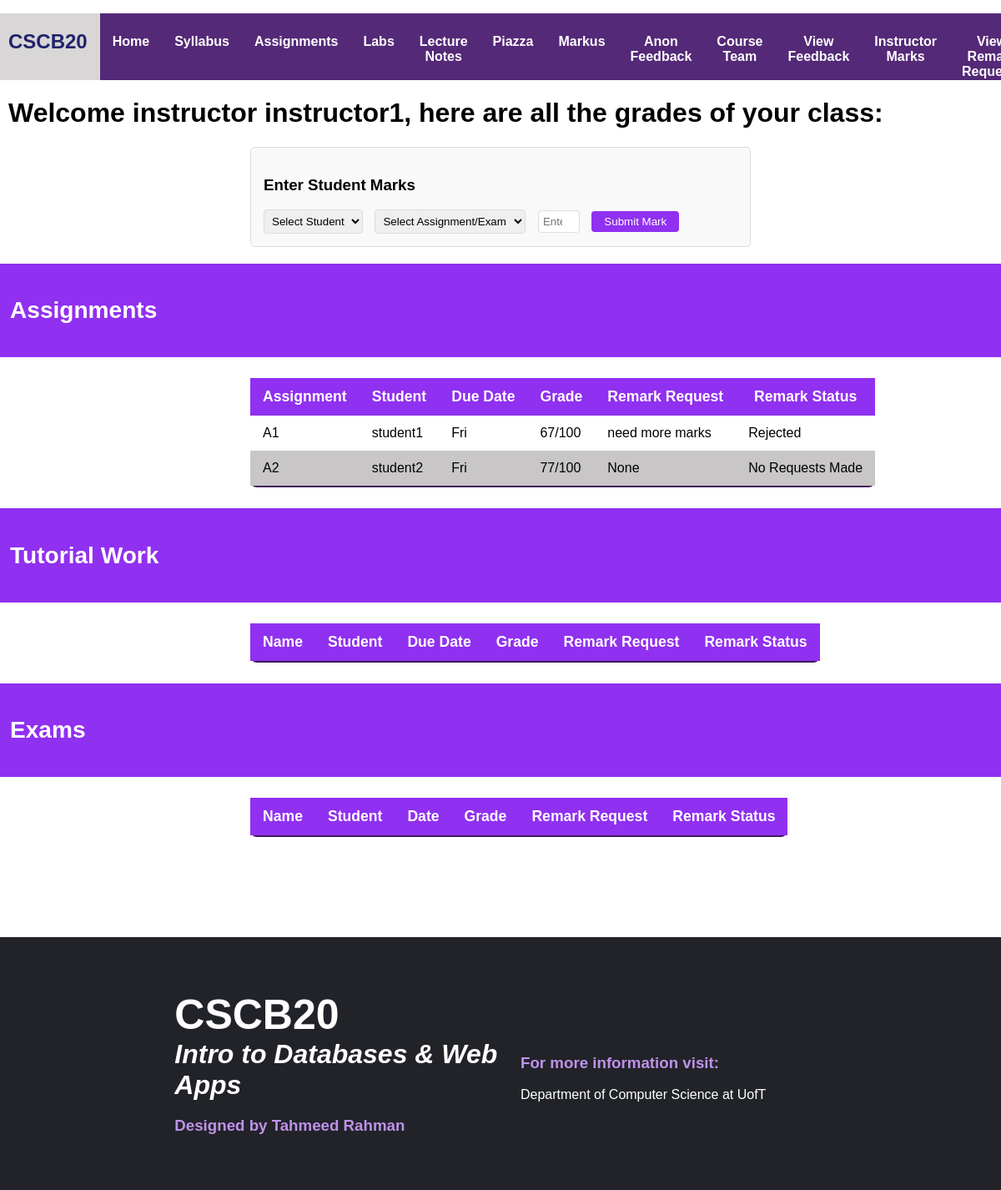
Screenshot of /instructor_marks (signed in) with the database file from the repository.
### app.py (models this page shows)
class Registered(db.Model):
    __tablename__='Registered'
    id = db.Column(db.Integer, primary_key=True)
    name = db.Column(db.String(100), unique=True, nullable=False)
    type = db.Column(db.String(100), nullable=False)
    Password = db.Column(db.String(100), nullable=False)
    feedbacks = db.relationship('Feedback', backref='Registered', lazy=True)
    marks = db.relationship('Marks', backref='student', lazy=True)

class Marks(db.Model):
    __tablename__ = 'Marks'
    id = db.Column(db.Integer, primary_key=True)
    student_id = db.Column(db.Integer, db.ForeignKey('Registered.id'), nullable=False)
    assignment_name = db.Column(db.String(50), nullable=False)
    grade = db.Column(db.Integer, nullable=True)
    due_date = db.Column(db.String(20), nullable=False)
    remark_request = db.Column(db.Text, nullable=True)
    remark_status = db.Column(db.String(20), default='No Requests Made')

### app.py (the view)
@app.route('/instructor_marks')
def instructor_marks():
    if not session.get('logged_in') or not session.get('user_id'):
        flash('Please login first.', 'error')
        return redirect(url_for('login'))
    user = Registered.query.get(session['user_id'])
    if user.type != 'instructor':
        flash('Access denied. Instructors only.', 'error')
        return redirect(url_for('home'))
    pagename = 'Instructor Marks'
    students = Registered.query.filter_by(type='student').all()
    all_marks = Marks.query.all()
    return render_template('instructor_marks.html', pagename=pagename, instructor_name=user.name, students=students, marks=all_marks)

### app.py (called while the page is built)
@app.context_processor
def inject_user():
    if session.get('logged_in') and session.get('user_id'):
        user = Registered.query.get(session.get('user_id'))
        return {'current_user': user}
    return {'current_user': None}

### templates/instructor_marks.html (shortened to what this page needs)
{% extends "template.html" %}
{% block extra_styles %}
<link rel="stylesheet" href="{{ url_for('static', filename='css/s_marks.css') }}">
{% endblock %}
{% block content %}
<div class="instructor-marks-page">
    <h1 class="h">Welcome instructor {{ instructor_name }}, here are all the grades of your class:</h1>
    <div class="mark-entry-form">
        <h3>Enter Student Marks</h3>
        <form method="POST" action="{{ url_for('enter_mark') }}">
            <select name="student_id" required>
                <option value="">Select Student</option>
            </select>
            <select name="assignment_name" required>
                <option value="">Select Assignment/Exam</option>
            </select>
            <input type="number" name="grade" placeholder="Enter Grade (0-100)" min="0" max="100" required>
            <button type="submit">Submit Mark</button>
        </form>
    </div>
    <div class="box">
        <div class="mark-type"><h3>Assignments</h3></div>
        <table class="assignment-table">
            <thead>
                <tr>
                    <th>Assignment</th>
                    <th>Student</th>
                    <th>Due Date</th>
                    <th>Grade</th>
                    <th>Remark Request</th>
                    <th>Remark Status</th>
                </tr>
            </thead>
            <tbody>
                {% for mark in marks if 'A' in mark.assignment_name %}
                <tr>
                    <td>{{ mark.assignment_name }}</td>
                    <td>{{ mark.student.name }}</td>
                    <td>{{ mark.due_date }}</td>
                    <td>{{ mark.grade if mark.grade else 'Not graded' }}/100</td>
                    <td>{{ mark.remark_request if mark.remark_request else 'None' }}</td>
                    <td>{{ mark.remark_status }}</td>
                </tr>
                {% endfor %}
            </tbody>
        </table>
        <div class="tut-box">
            <div class="mark-type"><h3>Tutorial Work</h3></div>
            <table class="assignment-table">
                <thead>
                    <tr>
                        <th>Name</th>
                        <th>Student</th>
                        <th>Due Date</th>
                        <th>Grade</th>
                        <th>Remark Request</th>
                        <th>Remark Status</th>
                    </tr>
                </thead>
            </table>
        </div>
        <div class="mark-type"><h3>Exams</h3></div>
        <table class="assignment-table">
            <thead>
                <tr>
                    <th>Name</th>
                    <th>Student</th>
                    <th>Date</th>
                    <th>Grade</th>
                    <th>Remark Request</th>
                    <th>Remark Status</th>
                </tr>
            </thead>
        </table>
    </div>
</div>
{% endblock %}

### templates/template.html (shortened to what this page needs)
<!DOCTYPE html>
<html lang="en">
<head>
    <link rel="stylesheet" href="{{ url_for('static', filename='css/headfoot.css') }}">
    {% block extra_styles %}
    {% endblock %}
</head>
<body>
    <div class="contents">
        <div class="icon"><h2>CSCB20</h2></div>
        <ul>
            {% if not session.logged_in %}
                <li><a href="{{ url_for('index') }}">Home</a></li>
                <li class="syllabus"><a href="{{ url_for('register') }}">Register</a></li>
                <li><a href="{{ url_for('login') }}">Login</a></li>
            {% else %}
                <li><a href="{{ url_for('home') }}">Home</a></li>
                <li><a href="{{ url_for('syllabus') }}">Syllabus</a></li>
                <li><a href="{{ url_for('assignments') }}">Assignments</a></li>
                <li><a href="{{ url_for('labs') }}">Labs</a></li>
                <li><a href="{{ url_for('lecture') }}">Lecture Notes</a></li>
                <li><a href="https://piazza.com/class/lzu0yiltalh4fi">Piazza</a></li>
                <li><a href="https://markus2.utsc.utoronto.ca/?locale=en">Markus</a></li>
                <li><a href="{{ url_for('anon') }}">Anon Feedback</a></li>
                <li><a href="{{ url_for('team') }}">Course Team</a></li>
                {% if current_user %}
                    {% if current_user.type == 'instructor' %}
                        <li><a href="{{ url_for('view_feedback') }}">View Feedback</a></li>
                        <li><a href="{{ url_for('instructor_marks') }}">Instructor Marks</a></li>
                        <li><a href="{{ url_for('view_remarks') }}">View Remark Requests</a></li>
                    {% elif current_user.type == 'student' %}
                        <li><a href="{{ url_for('s_marks') }}">Student Marks</a></li>
                    {% endif %}
                {% endif %}
            {% endif %}
        </ul>
    </div>
    {% block content %}
    {% endblock %}
    <div class="footer-section">
        <div class="footer">
            <div class="footer-title">
                <h1 class="b20">CSCB20</h1>
                <h1 class="name">Intro to Databases & Web Apps</h1>
            </div>
            <div><h3>Designed by Tahmeed Rahman</h3></div>
        </div>
        <div class="footer">
            <div><h3>For more information visit:</h3></div>
            <a href="https://web.cs.toronto.edu/" target="_blank">Department of Computer Science at UofT</a>
        </div>
    </div>
</body>
</html>

### static/css/headfoot.css (style rules this page uses)
body { margin: 0px; padding: 0px; box-sizing: border-box; }
* { font-family: 'Gill Sans', 'Gill Sans MT', Calibri, 'Trebuchet MS', sans-serif; }
.contents ul { list-style-type: none; background-color: rgb(84, 41, 119); padding: 0px; margin-left: 30px; overflow: hidden; display: flex; height: 80px; }
.contents a { color: white; font-size: 30; font-weight: bold; font-family: 'Gill Sans', 'Gill Sans MT', Calibri, 'Trebuchet MS', sans-serif; text-decoration: none; padding: 15px; padding-top: 25px; display: flex; text-align: center; transition: 0.3s ease; }
.contents li { float: left; }
.contents { position: sticky; top: 0; }
.icon { float: left; padding-right: 15px; padding-left: 10px; font-size: medium; color: rgb(34, 34, 109); background-color: rgb(216, 214, 214); padding-bottom: 12px; }
.footer-section { background-color: #212329; margin-top: 10%; padding-top: 4rem; padding-bottom: 3rem; padding-left: 3rem; display: flex; flex-direction: row; justify-content: center; align-items: center; }
.footer-title { color: white; display: flex; flex-direction: column; background-color: none; }
.footer h1 { margin: 0; font-family: 'Gill Sans', 'Gill Sans MT', Calibri, 'Trebuchet MS', sans-serif; }
.b20 { font-weight: bolder; font-size: 50px; font-family: 'Gill Sans', 'Gill Sans MT', Calibri, 'Trebuchet MS', sans-serif; }
.name { font-style: italic; font-family: 'Gill Sans', 'Gill Sans MT', Calibri, 'Trebuchet MS', sans-serif; }
.footer { width: 36%; height: 40vhs; background-color: none; display: flex; flex-direction: column; align-items: left; row-gap: 0px; color: rgb(191, 146, 233); font-family: 'Gill Sans', 'Gill Sans MT', Calibri, 'Trebuchet MS', sans-serif; }
.footer a { color: white; font-family: 'Gill Sans', 'Gill Sans MT', Calibri, 'Trebuchet MS', sans-serif; text-decoration: none; background-color: none; width: max-content; }

### static/css/s_marks.css (style rules this page uses)
.h { margin-left: 10px; }
.assignment-table { border-collapse: separate; border-spacing: 0; border-bottom: 2px rgb(67, 22, 93) solid; border-radius: 8px; margin: 25px 0; font-size: 1em; min-width: 600px; margin-left: 25%; }
.assignment-table thead tr { background: #9030f0; color: #ffffffff; text-align: center; font-size: 1.1em; font-weight: bold; padding: 20px; }
.assignment-table th, .assignment-table td { padding: 12px 15px; }
.assignment-table tbody tr:nth-child(even) { background-color: #c8c6c6; }
.assignment-table tbody tr:nth-child(odd) { background-color: #ffffffff; }
.mark-type { background-color: #9030f0; padding: 12px; font-size: 1.5em; color: white; }

### templates/instructor_marks.html (style rules this page uses)
.mark-entry-form { margin: 20px 25%; padding: 15px; background: #f9f9f9; border-radius: 5px; border: 1px solid #ddd; }
.mark-entry-form select, .mark-entry-form input { padding: 5px; margin-right: 10px; border: 1px solid #ddd; border-radius: 4px; }
.mark-entry-form button { background: #9030f0; color: white; border: none; padding: 5px 15px; border-radius: 4px; cursor: pointer; }

### rows the page displays
Registered: name "instructor1"
Marks: assignment_name "A1", student.name "student1", due_date "Fri", grade "67", remark_request "need more marks", remark_status "Rejected"
Marks: assignment_name "A2", student.name "student2", due_date "Fri", grade "77", remark_request "None", remark_status "No Requests Made"
